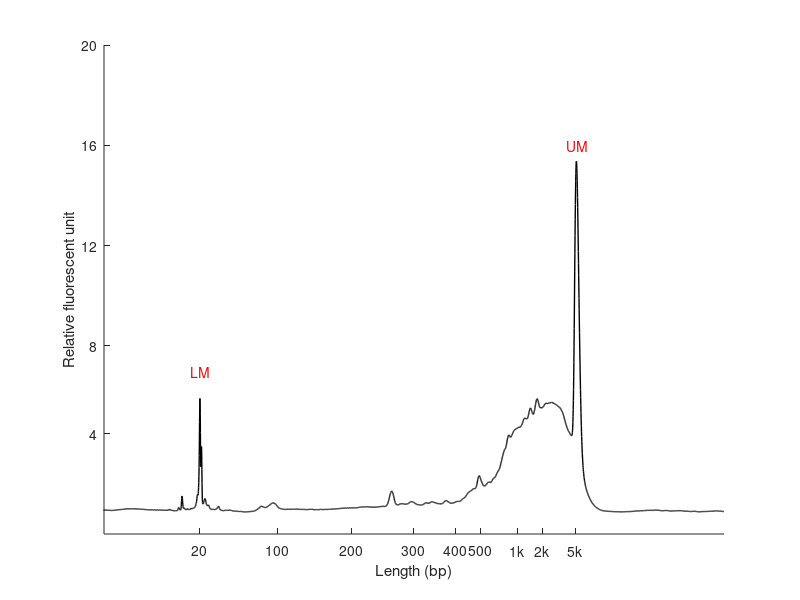

MATLAB code for this plot:
clear all;
close all;

[num,txt,tbl] = xlsread('./data/B563_S1C08_R1.csv');

figure('position',[600,500,1000,350]);
plot(num(:,2),num(:,3),'k-','lineWidth',1);
text(71,7000,'LM','color','red');
text(162,16000,'UM','color','red');
set(gca,'xlim',[50,200],'ylim',[500,20000],'yTick',[4500,8000,12000,16000,20000],'yTickLabel',{'4';'8';'12';'16';'20'});
set(gca,'xTick',[73,92,110,125,135,141,150,156,164],'xTickLabel',{'20';'100';'200';'300';'400';'500';'1k';'2k';'5k'});
set(gca,'box','off');
xlabel('Length (bp)');
ylabel('Relative fluorescent unit');
